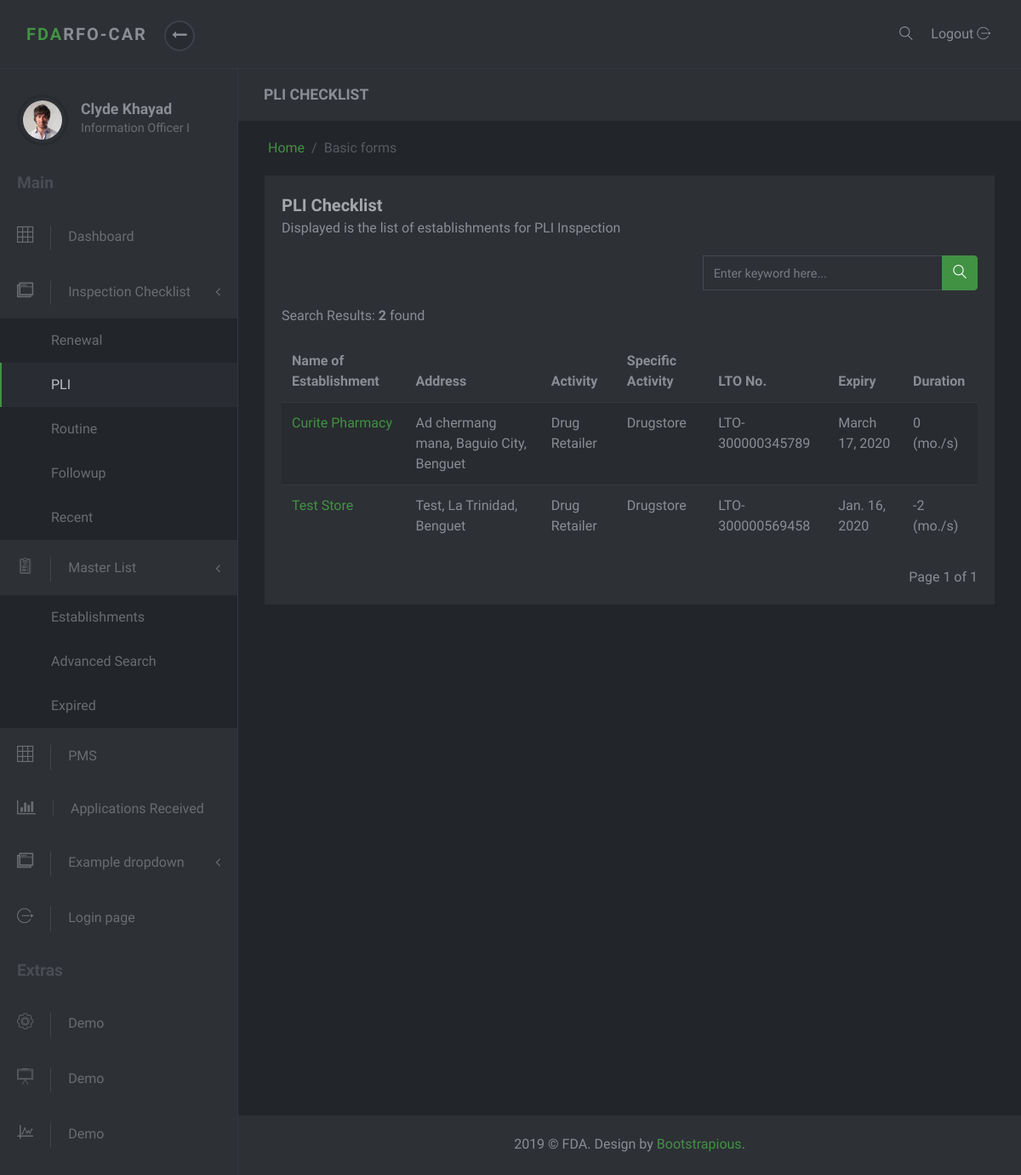
/checklist/pli/, run on an earlier commit of the app's database.
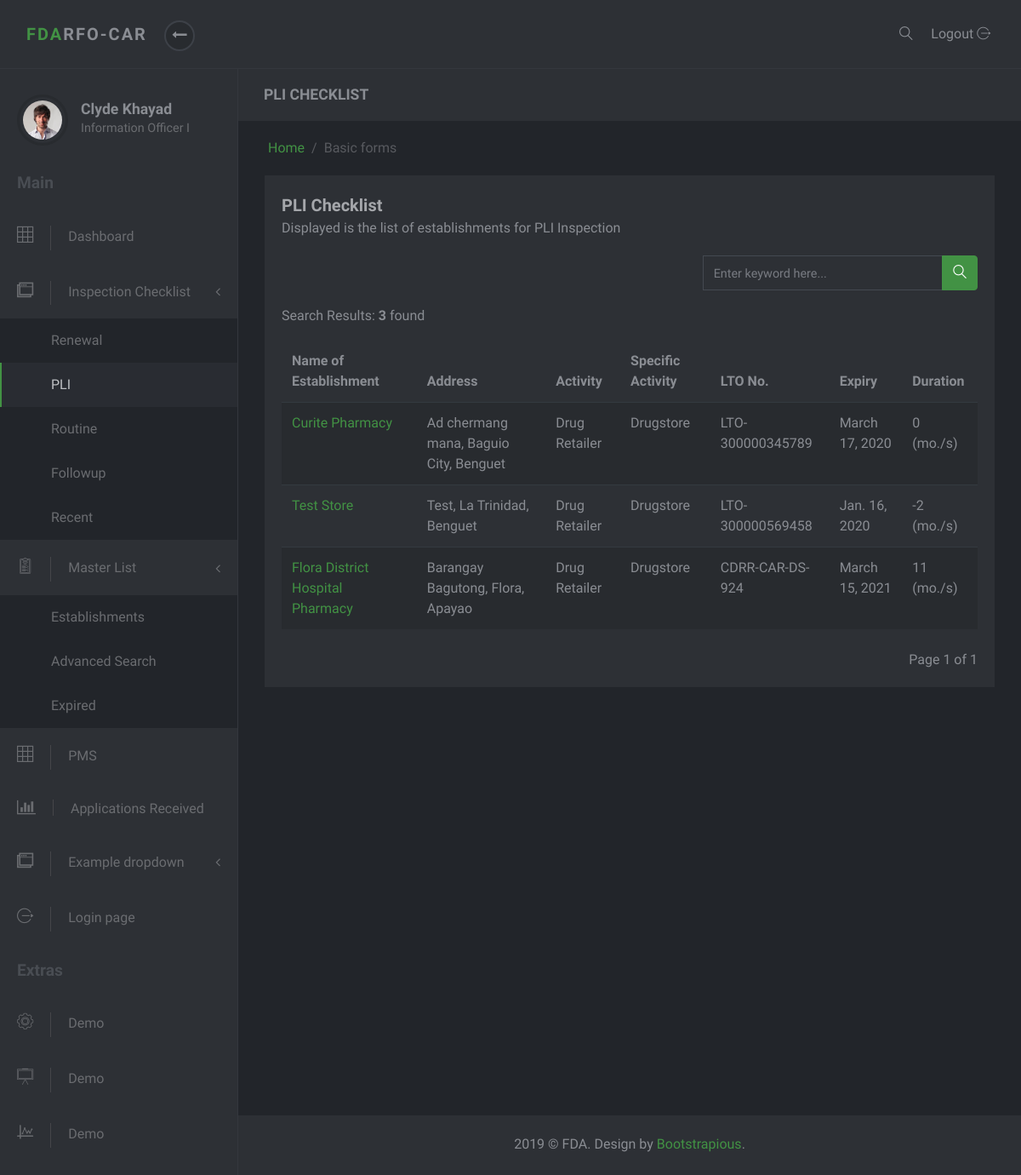
And on a later commit of the database.
### checklist/models.py (models this page shows, shortened)
class Job(models.Model):
    establishment = models.OneToOneField(Establishment, on_delete=models.CASCADE, null=True)
    date_created = models.DateTimeField('Date Created', default=timezone.now)
    inspection_status = models.CharField(max_length=11, default=constants.INSPECTION_STATUS[1])
    inspection_type = models.CharField(max_length=20, choices=constants.INSPECTION_TYPES, null=True)
    renchecklist = RenewalChecklistManager()
    plichecklist = PLIChecklistManager()
    routinelist = RoutineListManager()

### masterlist/models.py (models this page shows, shortened)
class Establishment(models.Model):
    date_modified = models.DateTimeField('date modified', default=timezone.now)
    application = models.CharField(max_length=1, choices=constants.APPLICATIONS)
    name = models.CharField(max_length=60)
    product_type = models.ForeignKey(ProductType, on_delete=models.SET_NULL, null=True)
    center = models.CharField(max_length=6, choices=constants.CENTERS)
    primary_activity = models.ForeignKey(PrimaryActivity, on_delete=models.CASCADE, null=True)
    specific_activity = models.ManyToManyField(SpecificActivity)
    additional_activity = models.ForeignKey(AdditionalActivity, on_delete=models.SET_NULL, null=True)
    product_line = models.ForeignKey(ProductLine, on_delete=models.SET_NULL, null=True, blank=True)
    plant_address = models.OneToOneField(PlantAddress, on_delete=models.SET_NULL, null=True)
    office_address = models.OneToOneField(OfficeAddress, on_delete=models.SET_NULL, null=True)
    authorized_officer = models.OneToOneField(AuthorizedOfficer, on_delete=models.SET_NULL, null=True)
    remarks = models.CharField(max_length=100, null=True, blank=True, verbose_name='Product Remarks')
    status = models.CharField(max_length=8, choices=constants.EST_STATUS, null=True, default="Active")
    folder_id = models.CharField(max_length=10, null=True, verbose_name="Folder Number")
    expiredlist = mymanagers.ExpiredListManager()
    objects = models.Manager()
    class Meta:
        ordering = ['-date_modified']

class Address(models.Model):
    address = models.CharField(max_length=250)
    region = models.ForeignKey(Region, on_delete=models.SET_NULL, null=True)
    province = models.ForeignKey(Province, on_delete=models.SET_NULL, null=True)
    municipality_or_city = models.ForeignKey(CityOrMunicipality, on_delete=models.SET_NULL, null=True)
    def full_address(self):
        return self.address + ', ' + self.municipality_or_city.name + ', ' + self.province.name

class CityOrMunicipality(models.Model):
    name = models.CharField(max_length=30)
    description = models.CharField(max_length=50, null=True, blank=True)
    province = models.ForeignKey(Province, on_delete=models.CASCADE)

class Province(models.Model):
    name = models.CharField(max_length=30)
    region = models.ForeignKey(Region, on_delete=models.SET_NULL, null=True)

class ProductType(models.Model):
    name = models.CharField(max_length=50)
    def __str__(self):
        return self.name

class PrimaryActivity(models.Model):
    name = models.CharField(max_length=150)
    def __str__(self):
        return self.name

class SpecificActivity(models.Model):
    name = models.CharField(max_length=150)

class Lto(models.Model):
    establishment = models.ForeignKey(Establishment, on_delete=models.CASCADE, null=True, related_name='ltos')
    issuance = models.DateTimeField(null=True, blank=True, verbose_name='Date Issued')
    lto_number = models.CharField(max_length=20)
    expiry = models.DateTimeField('expiry date')
    def get_duration(self):
        start_date = datetime.now().date()
        end_date = self.expiry.date()
        difference = relativedelta.relativedelta(end_date, start_date)
        month = difference.years * 12 + difference.months
        return month
    class Meta:
        ordering = ['-expiry']
        get_latest_by = 'expiry'

### checklist/views.py (the view)
# urls.py: path('pli/', PliChekListView.as_view(), name='pli'),
class PliChekListView(ListView):
    items_per_page = 10
    model = Establishment
    template_name = 'checklist/pli-list.html'
    context_object_name = 'list'
    def get_context_data(self, **kwargs):
        context = super().get_context_data(**kwargs)
        page = self.request.GET.get('page')
        paginator = mypaginator.MyPaginator(self.get_list(), self.items_per_page, page)
        context['paginated_result'] = paginator.get_paginated_result()
        context['pli_checklist_active'] = "active"
        context['result_count'] = paginator.get_result_count()
        return context
    def get_list(self):
        pli_checklist = Job.plichecklist.get_list()
        query = self.request.GET.get('q', None)
        if query:
            pli_checklist = Job.plichecklist.get_filtered_list(query=query)
        return pli_checklist

### checklist/mymanagers.py (called while the page is built)
    def check_for_inspection(self):
        from masterlist.models import Establishment
        for est in Establishment.objects.all():
            if (est.specific_activity.filter(name__in=self.included_activities).exists()==True or \
                est.primary_activity == 'Distributor') and est.inspection_set.all().count() == 0:
                if super().filter(establishment_id=est.id).exists()==False:
                    super().create(establishment=est, inspection_type=constants.INSPECTION_TYPES[0][0])

    def get_list(self):
        self.check_for_inspection()
        jobs = super().get_queryset().filter(inspection_type=constants.INSPECTION_TYPES[0][0])
        return jobs

### masterlist/mypaginator.py (called while the page is built)
    def get_paginated_result(self):
        paginated_result = ''
        paginator = Paginator(self.query_set, self.items_per_page)
        page = self.page
        try:
            paginated_result = paginator.page(page)
        except PageNotAnInteger:
            paginated_result = paginator.page(1)
        except EmptyPage:
            paginated_result = paginator.page(paginator.num_pages)
        self.count = paginator.count
        return paginated_result

### checklist/templates/checklist/pli-list.html (shortened to what this page needs)
{% extends 'masterlist/partial/base.html' %}
{% block subtitle %} PLI CHECKLIST {% endblock %}
{% block content %}
<div class="row">
    <div class="col-lg-12">
        <div class="block">
            <div class="title">
                <strong>PLI Checklist</strong>
                <span class="d-block">Displayed is the list of establishments for PLI Inspection</span>
            </div>
            <div class="row">
                <div class="col-md-7">
                </div>
                <div class="col-md-5">
                  <form action="" method='get'>
                    {% include 'masterlist/partial/search_input.html' %}
                  </form>
                </div>
            </div>
            <div class="block-body">
                <div class="table-responsive">
                    <table class="table table-striped table-hover">
                        <thead>
                        <tr>
                            <th>Name of Establishment</th>
                            <th>Address</th>
                            <th>Activity</th>
                            <th>Specific Activity</th>
                            <th>LTO No.</th>
                            <th>Expiry</th>
                            <th>Duration</th>
                        </tr>
                        </thead>
                        <tbody>
                        {% include 'checklist/partial/search_result_count.html' %}
                        {% for job in paginated_result %}
                        <tr>
                            <td><a href="{% url 'masterlist:est-detail' job.establishment.id %}" target="_blank">{{job.establishment.name}}</a></td>
                            <td>{{job.establishment.plant_address.full_address}}</td>
                            <td>{{job.establishment.product_type}} {{job.establishment.primary_activity}}</td>
                            <td>
                              {% for spec_act in job.establishment.specific_activity.all %}
                                {% if forloop.last %}
                                  {{spec_act.name}}
                                {% else %}
                                  {{spec_act.name}},
                                {% endif %}
                              {% endfor %}
                            </td>
                            <td>{{job.establishment.ltos.first.lto_number}}</td>
                            <td>{{job.establishment.ltos.first.expiry.date}}</td>
                            <td>{{job.establishment.ltos.first.get_duration}} (mo./s)</td>
                        </tr>
                        {% endfor %}
                        </tbody>
                    </table>
                </div>
                <br>
                {% include 'masterlist/partial/pagination.html' %}
            </div>
        </div>
    </div>
</div>
{% endblock %}

What changed in the data, as far as the page shows it:
added Job: establishment.name "Flora District Hospital Pharmacy", establishment.plant_address.full_address "Barangay Bagutong, Flora, Apayao", establishment.product_type "Drug", establishment.primary_activity "Retailer", establishment.ltos.first.lto_number "CDRR-CAR-DS-924", establishment.ltos.first.expiry "March 15, 2021", establishment.ltos.first.get_duration "11", SpecificActivity (name "Drugstore")
Also different on the page:
{{ result_count }}: "2" → "3"
